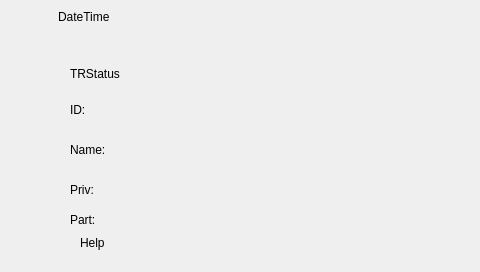
<ui version="4.0" >
 <class>Verify</class>
 <widget class="QDialog" name="Verify" >
  <property name="geometry" >
   <rect>
    <x>0</x>
    <y>0</y>
    <width>480</width>
    <height>272</height>
   </rect>
  </property>
  <property name="windowTitle" >
   <string>Dialog</string>
  </property>
  <widget class="QLabel" name="lblBackground" >
   <property name="geometry" >
    <rect>
     <x>0</x>
     <y>0</y>
     <width>480</width>
     <height>272</height>
    </rect>
   </property>
   <property name="text" >
    <string/>
   </property>
   <property name="pixmap" >
    <pixmap resource="../sb3000.qrc" >:/images/res/bg-main.png</pixmap>
   </property>
  </widget>
  <widget class="QLabel" name="lblTitleBackground" >
   <property name="geometry" >
    <rect>
     <x>0</x>
     <y>0</y>
     <width>400</width>
     <height>34</height>
    </rect>
   </property>
   <property name="text" >
    <string/>
   </property>
   <property name="pixmap" >
    <pixmap resource="../sb3000.qrc" >:/images/res/title-1.png</pixmap>
   </property>
  </widget>
  <widget class="QLabel" name="lblDate" >
   <property name="geometry" >
    <rect>
     <x>58</x>
     <y>3</y>
     <width>171</width>
     <height>28</height>
    </rect>
   </property>
   <property name="text" >
    <string>DateTime</string>
   </property>
  </widget>
  <widget class="QLabel" name="lblTitleIcon" >
   <property name="geometry" >
    <rect>
     <x>9</x>
     <y>5</y>
     <width>26</width>
     <height>26</height>
    </rect>
   </property>
   <property name="text" >
    <string/>
   </property>
   <property name="pixmap" >
    <pixmap resource="../sb3000.qrc" >:/images/res/icon-finger.png</pixmap>
   </property>
   <property name="scaledContents" >
    <bool>true</bool>
   </property>
  </widget>
  <widget class="QLabel" name="lblStatusIcon" >
   <property name="geometry" >
    <rect>
     <x>50</x>
     <y>235</y>
     <width>16</width>
     <height>16</height>
    </rect>
   </property>
   <property name="text" >
    <string/>
   </property>
   <property name="pixmap" >
    <pixmap resource="../sb3000.qrc" >:/images/res/icon-help.png</pixmap>
   </property>
  </widget>
  <widget class="QLabel" name="lblStatusText" >
   <property name="geometry" >
    <rect>
     <x>80</x>
     <y>230</y>
     <width>270</width>
     <height>25</height>
    </rect>
   </property>
   <property name="text" >
    <string>Help</string>
   </property>
  </widget>
  <widget class="QLabel" name="lblLineTop" >
   <property name="geometry" >
    <rect>
     <x>25</x>
     <y>48</y>
     <width>280</width>
     <height>2</height>
    </rect>
   </property>
   <property name="text" >
    <string/>
   </property>
   <property name="pixmap" >
    <pixmap>:/Menu/res/line.png</pixmap>
   </property>
  </widget>
  <widget class="QLabel" name="lblLineBottom" >
   <property name="geometry" >
    <rect>
     <x>25</x>
     <y>188</y>
     <width>280</width>
     <height>2</height>
    </rect>
   </property>
   <property name="text" >
    <string/>
   </property>
   <property name="pixmap" >
    <pixmap>:/Menu/res/line.png</pixmap>
   </property>
  </widget>
  <widget class="QLabel" name="lblTrStatus" >
   <property name="geometry" >
    <rect>
     <x>70</x>
     <y>60</y>
     <width>100</width>
     <height>28</height>
    </rect>
   </property>
   <property name="text" >
    <string>TRStatus</string>
   </property>
  </widget>
  <widget class="QLabel" name="lblFpArea" >
   <property name="geometry" >
    <rect>
     <x>280</x>
     <y>70</y>
     <width>120</width>
     <height>130</height>
    </rect>
   </property>
   <property name="text" >
    <string/>
   </property>
   <property name="pixmap" >
    <pixmap resource="../sb3000.qrc" >:/images/res/area-fingerprint.png</pixmap>
   </property>
   <property name="scaledContents" >
    <bool>false</bool>
   </property>
  </widget>
  <widget class="QLabel" name="lblID" >
   <property name="geometry" >
    <rect>
     <x>70</x>
     <y>100</y>
     <width>120</width>
     <height>20</height>
    </rect>
   </property>
   <property name="text" >
    <string>ID:</string>
   </property>
  </widget>
  <widget class="QLabel" name="lblPriv" >
   <property name="geometry" >
    <rect>
     <x>70</x>
     <y>180</y>
     <width>120</width>
     <height>20</height>
    </rect>
   </property>
   <property name="text" >
    <string>Priv:</string>
   </property>
  </widget>
  <widget class="QLabel" name="lblName" >
   <property name="geometry" >
    <rect>
     <x>70</x>
     <y>140</y>
     <width>200</width>
     <height>20</height>
    </rect>
   </property>
   <property name="text" >
    <string>Name:</string>
   </property>
  </widget>
  <widget class="QLabel" name="lblPart" >
   <property name="geometry" >
    <rect>
     <x>70</x>
     <y>210</y>
     <width>120</width>
     <height>20</height>
    </rect>
   </property>
   <property name="text" >
    <string>Part:</string>
   </property>
  </widget>
  <widget class="QLabel" name="lblEsc" >
   <property name="geometry" >
    <rect>
     <x>400</x>
     <y>0</y>
     <width>80</width>
     <height>34</height>
    </rect>
   </property>
   <property name="text" >
    <string/>
   </property>
   <property name="pixmap" >
    <pixmap resource="../sb3000.qrc" >:/images/res/esc.png</pixmap>
   </property>
  </widget>
 </widget>
 <resources>
  <include location="../sb3000.qrc" />
 </resources>
 <connections/>
</ui>
